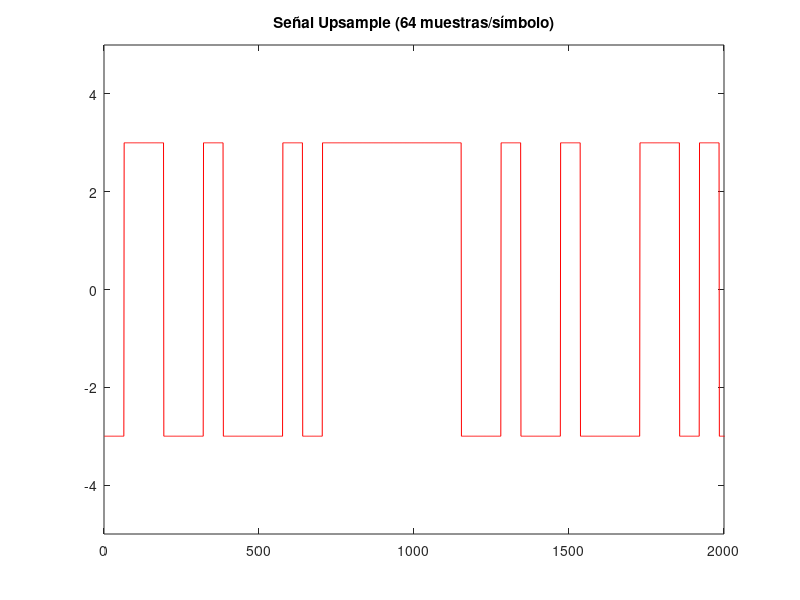

Here is the MATLAB script that generated this plot: (Note: this script raises an error after producing the figure.)
clear all
clc

%Laboratorio de Sistemas de Comunicaciones - Andy Paulo Ramirez- - 1087586
%Práctica 5 :  ECUALIZACION

%% Genere un vector de valores binarios aleatorios de l = 10^4 bits, aplique PAM binario (-1, 1)

senal = randi([0 1], 10000);
L = length(senal);

% PAM binario (-1,1)
m = 1;

for i = 1:L
    if senal(i) == 0
        PAM(m) = -1;
    end
    if senal(i) == 1
        PAM(m) = 1;
    end
    m = m + 1;
end

stairs(PAM)
title('PAM binario')
xlim([0 10])
ylim([-1.5 1.5])


%% Haga un Upsample de la senal a 64 mmuestras por simbolo

muestras = 64;   %numero de muestras por simbolo
simbolo = 3;    %cantidad de simbolos 
PAM = times(simbolo,PAM);
n = 1;

for i = 1:L
    for j = 1:muestras
        UP(n) = PAM(i);
        n = n + 1;
    end
end

plot(UP,'r')
title('Señal Upsample (64 muestras/símbolo)')
xlim([0 2000])
ylim([-5 5])

%% Genere un filtro root-raised cosine 

rolloff = 0.6;
filtro = rcosdesign(rolloff, simbolo, muestras);

yout = upfirdn(UP,filtro);
L1 = length(UP);
L2 = length(UP)/64;

% Vector de tiempo
t=linspace(1,L2,L1);


stem (filtro,'m');
title('Respuesta del root-raised cosine filter')
xlim([0 10000])
ylim([-40 40])


%% Agregando ruido al canal
ruido = randn(1,length(yout));
T = yout + ruido.*0.02;

figure
plot(T,'k')
title('Señal con ruido')
xlim([0 10000])
ylim([-40 40])

%% Filtrando la señal
R = upfirdn(T,filtro);

figure
plot(R,'m')
title('Filtrando recepción')
xlim([0 10000])
ylim([-400 400])

% Patrón de ojo de la recepción

n = 64;
eyediagram(R,n,'b')
title('Patrón de ojo de la recepción')
 
%% Zero forcing
hc = [0.6,0.9,0.5];
z = [0;0;1;0;0];
x1 = [0.6 0 0 0 0;0.9 0.6 0 0 0;0.5 0.9 0.6 0 0;0 0.5 0.9 0.6 0;0 0 0.5 0.9 0.6];
x2 = inv(x1);
b = x2*z;
y = conv(b,T);

figure
plot(y,'blue')
title('Señal filtrada')
xlim([0 10000])
ylim([-60 60])

% Patrón de ojo de la recepción (zero forcing equalizer filter)

eyediagram(y,n)
title('Patrón de ojo zero forcing equalizer')






